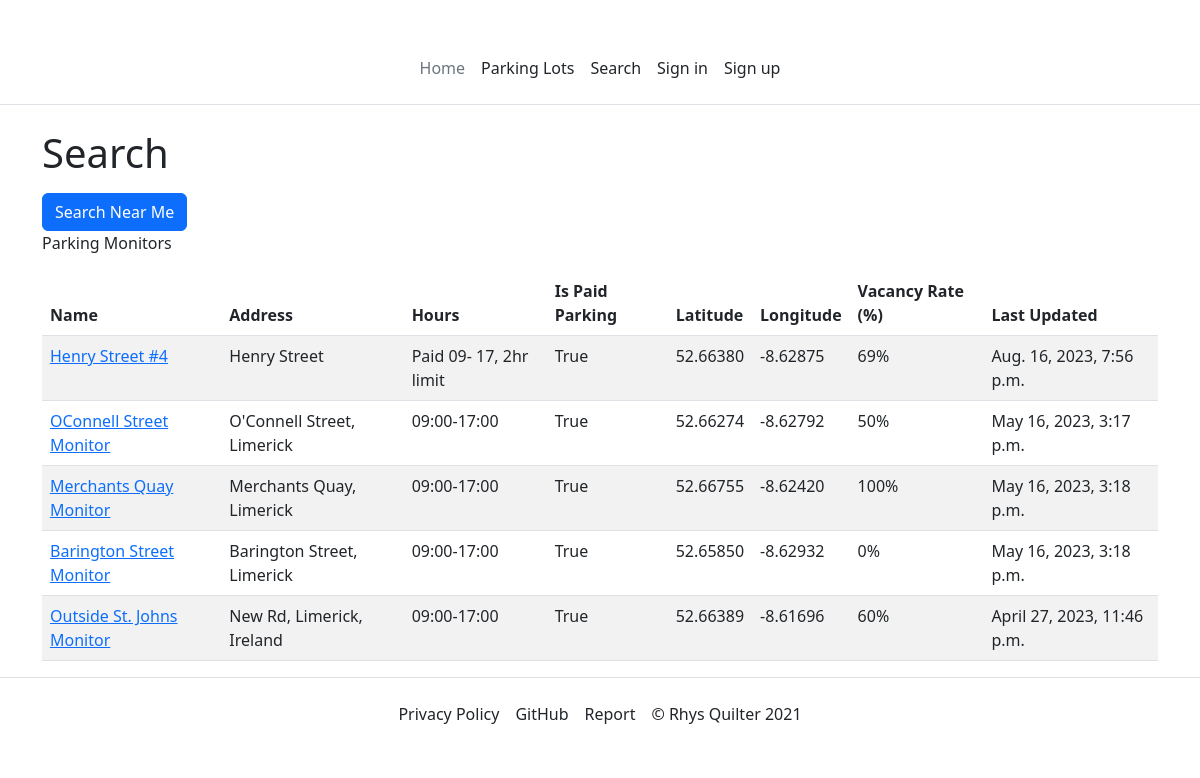
/parking-lot-monitors, run on an earlier commit of the app's database.
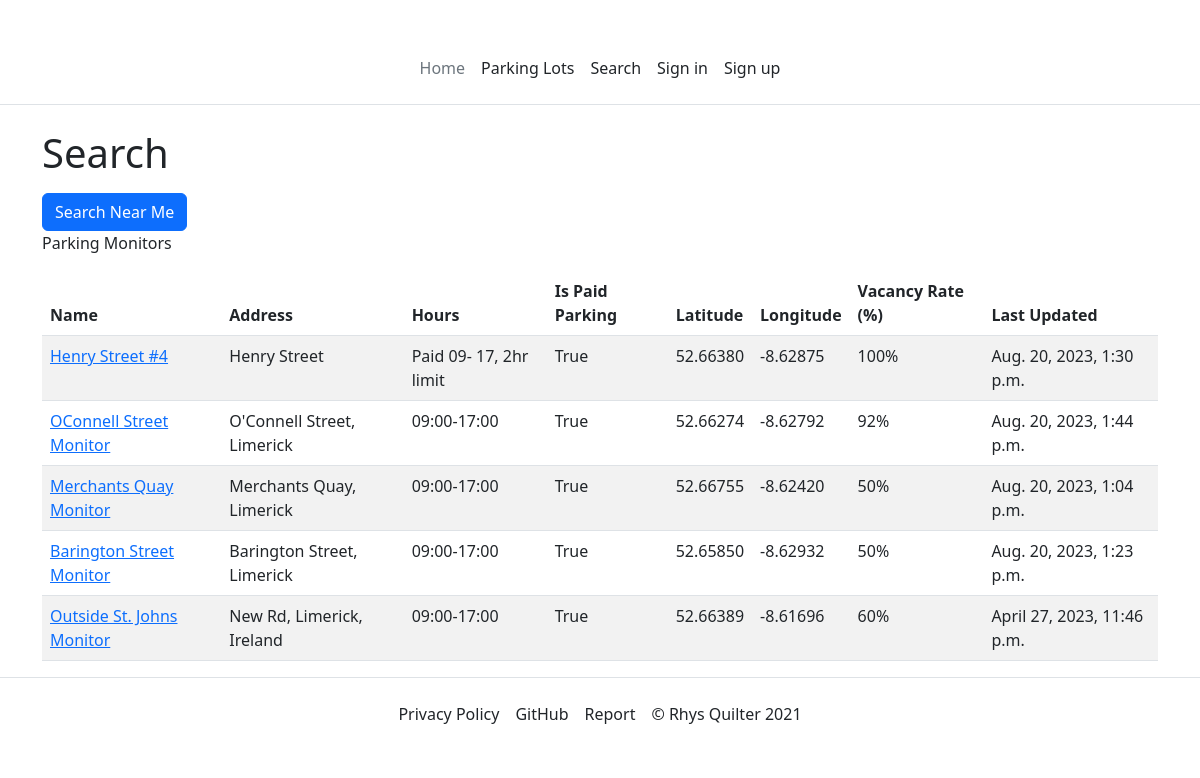
And on a later commit of the database.
### PerfectParking/models.py (models this page shows, shortened)
class ParkingLotMonitor(models.Model):
    id = models.AutoField(primary_key=True)
    parkingLot = models.ForeignKey(ParkingLot, on_delete=models.CASCADE)
    name = models.CharField(max_length=100, unique=True)
    """The name of the parking lot monitor.
    This is the name that will be displayed to the user.
    Max length is 100 characters."""
    latitude = models.DecimalField(max_digits=17, decimal_places=15)
    """The latitude of the parking lot monitor"""
    longitude = models.DecimalField(max_digits=17, decimal_places=15)
    """The longitude of the parking lot monitor"""
    probabilityParkingAvailable = models.DecimalField(
        max_digits=5, decimal_places=2, default=0.0
    )
    """The probability that the parking lot is available."""
    free_parking_spaces = models.IntegerField(default=0)
    dateTimeLastUpdated = models.DateTimeField(auto_now=True)
    status = models.BooleanField(default=True)
    """status: True = online, False = offline"""
    image = models.ImageField(upload_to="images/parking-lot-monitor/", blank=True)
    def get_vacancy_rate(self) -> int:
        return round(self.probabilityParkingAvailable * 100)

class ParkingLot(models.Model):
    id = models.AutoField(primary_key=True)
    name = models.CharField(max_length=100, unique=True)
    address = models.CharField(max_length=255)
    hours = models.CharField(max_length=255)
    isPaidParking = models.BooleanField(default=True)
    latitude = models.DecimalField(max_digits=17, decimal_places=15)
    longitude = models.DecimalField(max_digits=17, decimal_places=15)
    image = models.ImageField(upload_to="images/parking-lot/", blank=True)
    parking_spaces = models.IntegerField(default=1)

### PerfectParking/views.py (the view, shortened to what this page needs)
def parking_lot_monitors(request):
    parking_lot_monitor_list: list = ParkingLotMonitor.objects.all()
    return render(
        request,
        WebPages.PARKING_LOT_MONITORS,
        {"parking_lot_monitors": parking_lot_monitor_list},
    )

### PerfectParking/templates/website/parking-lot-monitors.html (shortened to what this page needs)
{% extends 'master.html' %}
{% load get_distance_from_lat_lang %}
{% load humanize %}
{% block main %}
<h1>Search</h1>
<form method="post">
    <button type="submit" id="search-near-me-button" class="btn btn-primary">Search Near Me</button>
</form>
<p id="mydesc">Parking Monitors</p>
<table class="table table-striped" aria-describedby="mydesc">
    <thead>
        <tr>
            <th>Name</th>
            <th>Address</th>
            <th>Hours</th>
            <th>Is Paid Parking</th>
            <th>Latitude</th>
            <th>Longitude</th>
            <th>Vacancy Rate (%)</th>
            <th>Last Updated</th>
        </tr>
    </thead>
    <tbody>
        {% for parking_monitor in parking_lot_monitors %}
        <tr>
            <td><a href="{% url 'parking-lot-monitor' parking_monitor.id %}">{{ parking_monitor.name }}</a></td>
            <td>{{ parking_monitor.parkingLot.address }}</td>
            <td>{{ parking_monitor.parkingLot.hours }}</td>
            <td>{{ parking_monitor.parkingLot.isPaidParking }}</td>
            <td>{{ parking_monitor.latitude|floatformat:5 }}</td>
            <td>{{ parking_monitor.longitude|floatformat:5 }}</td>
            <td>{{ parking_monitor.get_vacancy_rate }}%</td>
            <td>{{ parking_monitor.dateTimeLastUpdated }}</td>
        {% endfor %}
    </tbody>
</table>
{% endblock %}

What changed in the data, as far as the page shows it:
changed ParkingLotMonitor "Henry Street #4": get_vacancy_rate "69" → "100"; dateTimeLastUpdated "Aug. 16, 2023, 7:56 p.m." → "Aug. 20, 2023, 1:30 p.m."
changed ParkingLotMonitor "OConnell Street Monitor": get_vacancy_rate "50" → "92"; dateTimeLastUpdated "May 16, 2023, 3:17 p.m." → "Aug. 20, 2023, 1:44 p.m."
changed ParkingLotMonitor "Merchants Quay Monitor": get_vacancy_rate "100" → "50"; dateTimeLastUpdated "May 16, 2023, 3:18 p.m." → "Aug. 20, 2023, 1:04 p.m."
changed ParkingLotMonitor "Barington Street Monitor": get_vacancy_rate "0" → "50"; dateTimeLastUpdated "May 16, 2023, 3:18 p.m." → "Aug. 20, 2023, 1:23 p.m."
